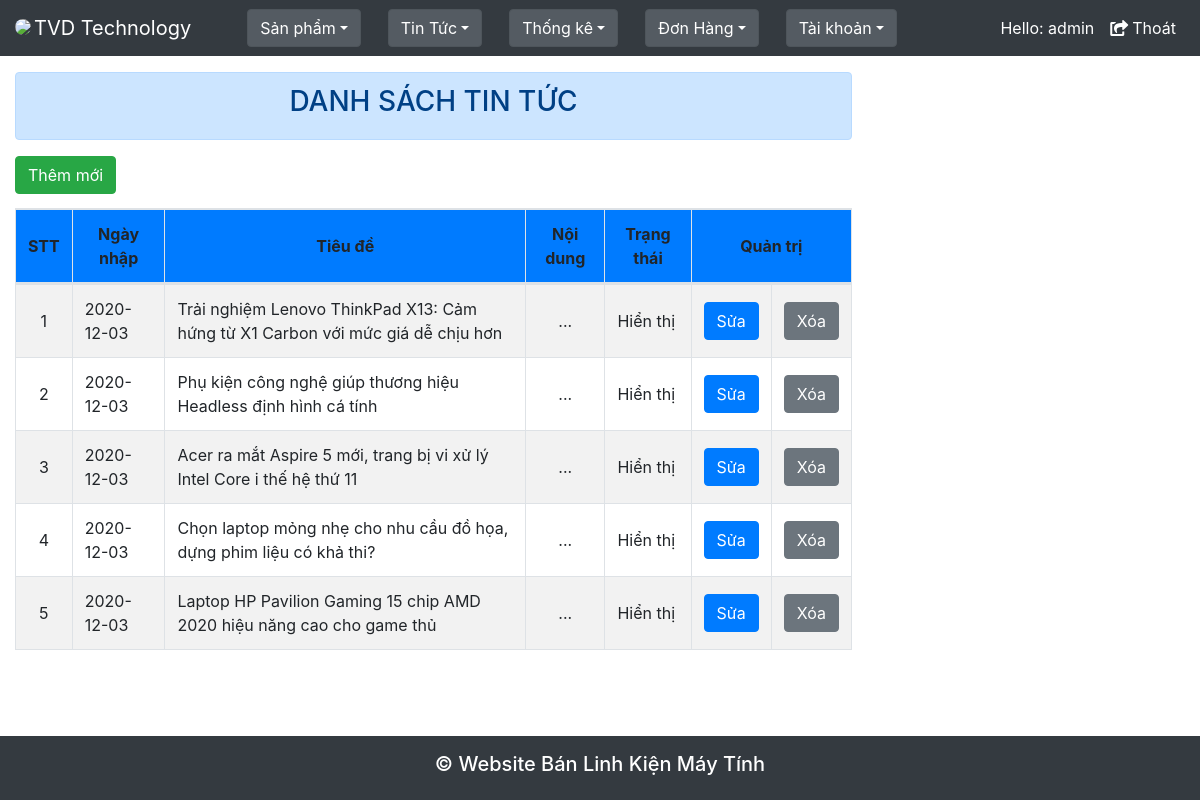
/Admin/index.php?nc=tintuc (signed in), run on the app's committed database.
### tables this page shows
CREATE TABLE `tbl_tintuc` (
  `MaTT` int(11) NOT NULL,
  `NgayNhap` date NOT NULL,
  `AnhTinTuc` varchar(100) NOT NULL,
  `TieuDe` varchar(250) NOT NULL,
  `NoiDungTT` longtext NOT NULL,
  `TrangThai` int(11) NOT NULL
);

### Admin/chuc_nang/quanli_tintuc/dstintuc.php (the view, shortened to what this page needs)
<div class="alert alert-primary mt-3 text-center" role="alert">
    <h3>DANH SÁCH TIN TỨC</h3>
</div>
<div>
    <a href="index.php?nc=themtt">
        <button class="btn btn-success mb-2">Thêm mới</button>
    </a>
</div>
<table id="example" class="table table-striped table-bordered table-responsive table-responsive-md" cellspacing="0"">
    <thead>
        <tr class=" text-center justify-content-center bg-primary">
    <th class="align-middle">STT</th>
    <th class="align-middle">Ngày nhập</th>
    <th class="align-middle">Tiêu đề</th>
    <th class="align-middle">Nội dung</th>
    <th class="align-middle">Trạng thái</th>
    <th class="align-middle" colspan="2">Quản trị</th>
    </tr>
    </thead>
    <tbody>
        <?php
        $con = mysqli_connect('localhost', 'root', '', 'linhkienmaytinh');
        mysqli_set_charset($con, 'utf8');
        $sql_tintuc = mysqli_query($con, "select * from tbl_tintuc");
        $i = 1;
        while ($row_qt = mysqli_fetch_array($sql_tintuc)) {
            if ($row_qt['TrangThai'] == 1) {
                $tt = "Hiển thị";
            } else {
                $tt = "Không hiển thị";
            }
            ?>
            <tr>
                <td style="vertical-align: middle; text-align: center;"><?php echo $i; ?></td>
                <td style="vertical-align: middle;"><?php echo $row_qt['NgayNhap']; ?></td>
                <td style="vertical-align: middle;"><?php echo $row_qt['TieuDe']; ?></td>
                <td style="vertical-align: middle; text-align: center;"><?php echo '...'; ?></td>
                <td style="vertical-align: middle;"><?php echo $tt; ?></td>
                <td style="vertical-align: middle; text-align: center;">
                    <a href="index.php?nc=view_suatt&matt=<?php echo $row_qt['MaTT']; ?>">
                        <button class="btn btn-primary">Sửa</button>
                    </a>
                </td>
                <td style="vertical-align: middle; text-align: center;">
                    <a onclick="return confirm('Bạn có chắc là muốn xóa tin tức này không?');" href="index.php?nc=xoatt&id=<?php echo $row_qt['MaTT']; ?>">
                        <button class="btn btn-secondary">Xóa</button>
                    </a>
                </td>
            </tr>
        <?php
            $i++;
        }
        ?>
    </tbody>
</table>

### data on the page
tbl_tintuc: NgayNhap "2020-12-03", TieuDe "Trải nghiệm Lenovo ThinkPad X13: Cảm hứng từ X1 Carbon với mức giá dễ chịu hơn", TrangThai "Hiển thị"
tbl_tintuc: NgayNhap "2020-12-03", TieuDe "Phụ kiện công nghệ giúp thương hiệu Headless định hình cá tính", TrangThai "Hiển thị"
tbl_tintuc: NgayNhap "2020-12-03", TieuDe "Acer ra mắt Aspire 5 mới, trang bị vi xử lý Intel Core i thế hệ thứ 11", TrangThai "Hiển thị"
tbl_tintuc: NgayNhap "2020-12-03", TieuDe "Chọn laptop mỏng nhẹ cho nhu cầu đồ họa, dựng phim liệu có khả thi?", TrangThai "Hiển thị"
tbl_tintuc: NgayNhap "2020-12-03", TieuDe "Laptop HP Pavilion Gaming 15 chip AMD 2020 hiệu năng cao cho game thủ", TrangThai "Hiển thị"

### other printed values
$_SESSION['tendnadmin'] "admin"
